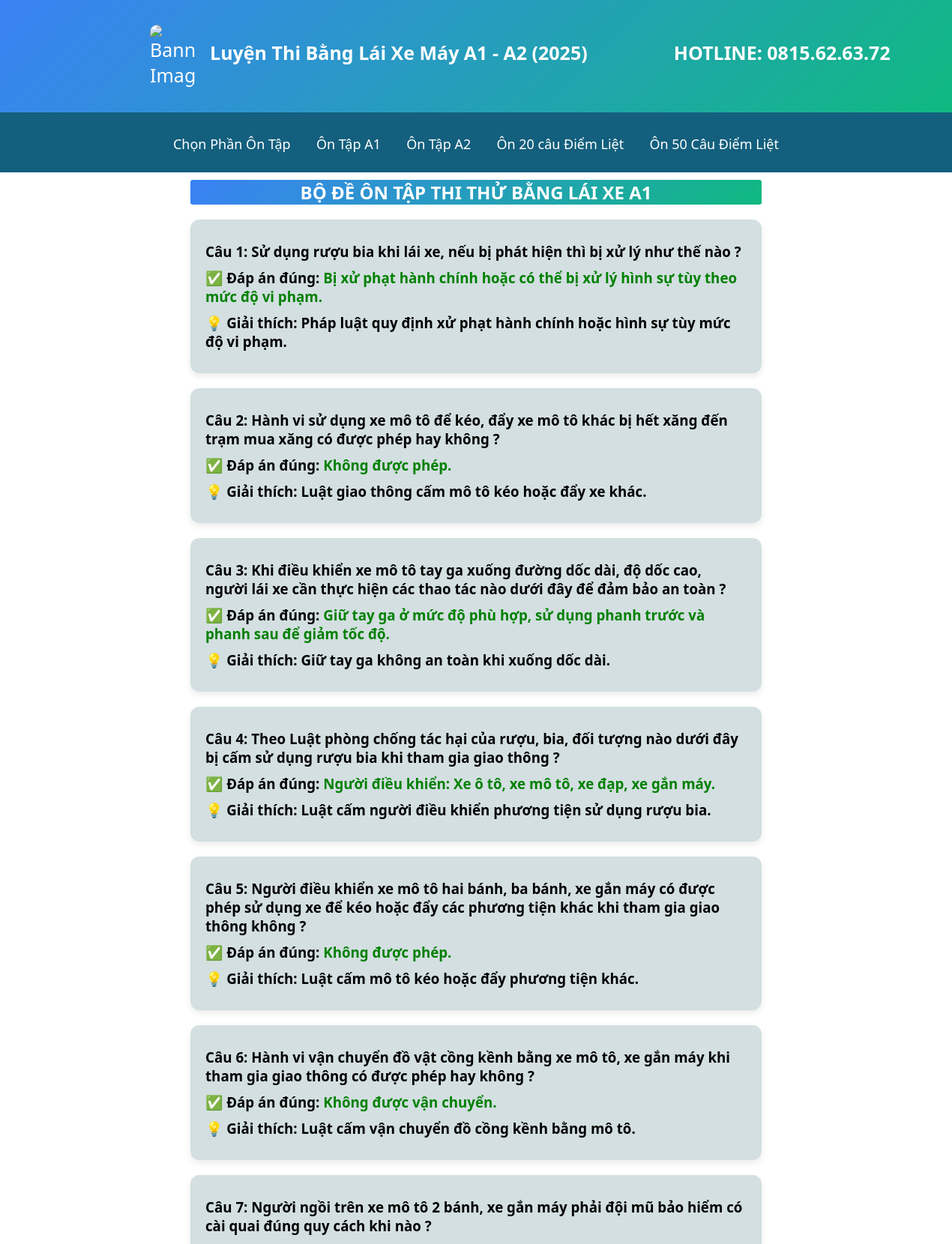
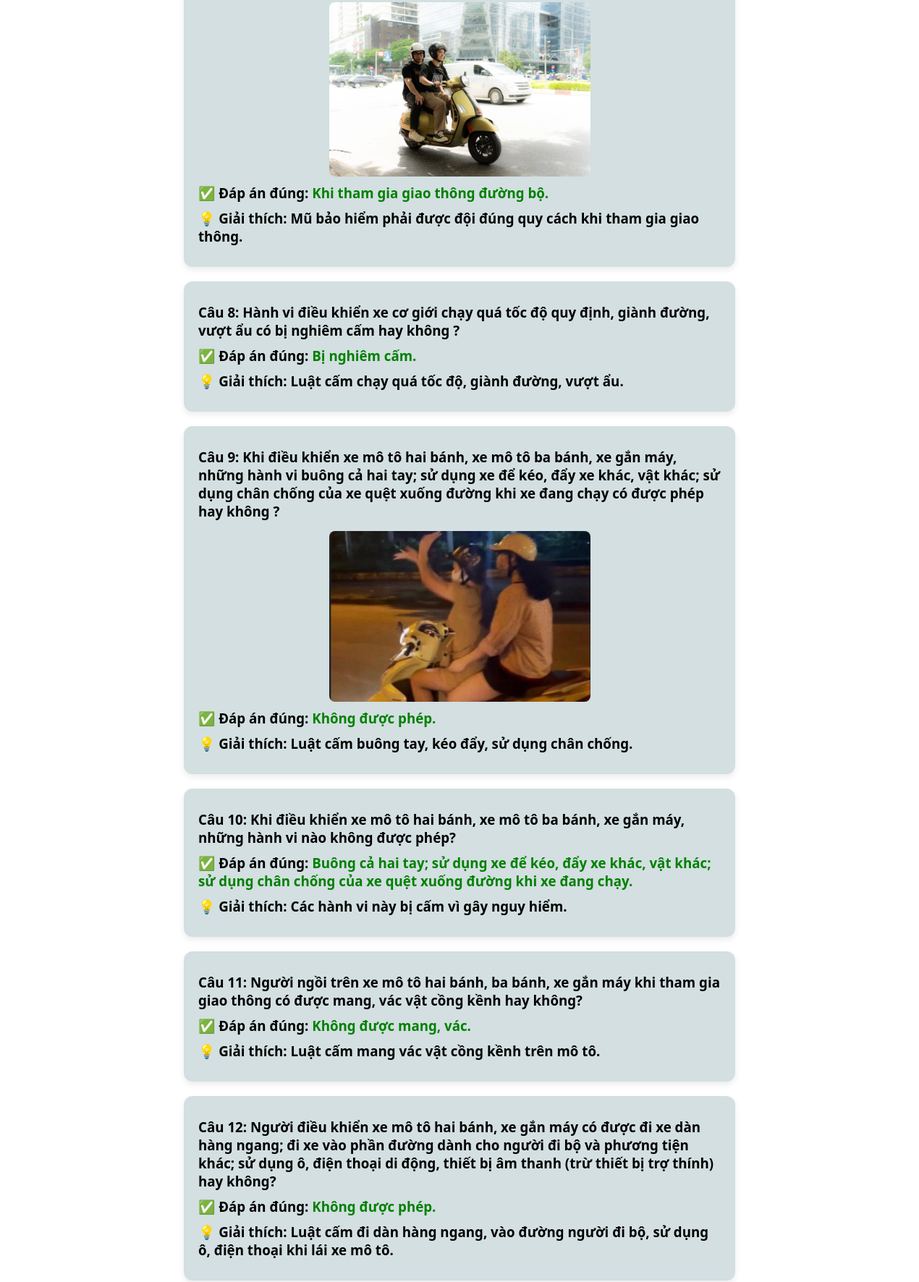
/pages/ontapcaulietA1.php (upper part), run on the app's committed database (2 pictures, top to bottom).
### tables this page shows
CREATE TABLE `answers` (
  `answer_id` int NOT NULL,
  `question_id` int NOT NULL,
  `answer_text` text NOT NULL,
  `explanation` text,
  `is_correct` tinyint(1) DEFAULT '0'
);

CREATE TABLE `questions` (
  `question_id` int NOT NULL,
  `set_id` int DEFAULT NULL,
  `question_text` text,
  `question_image` varchar(255) DEFAULT NULL,
  `is_critical` tinyint DEFAULT NULL
);

### pages/ontapcaulietA1.php (the view, shortened to what this page needs)
<!DOCTYPE html>
<html lang="en">
<head>
    <link rel="stylesheet" href="../assets/css/middle.css" />
</head>
<body>
    <div class="main-content">
        <?php include './widget/header.php'; ?>
        <h2>BỘ ĐỀ ÔN TẬP THI THỬ BẰNG LÁI XE A1 </h2>
        <div class="exam-container">
            <?php
            include "../includes/config.php";
            $critical_questions = [
                21 => [3, 5, 12, 28, 29, 30, 33, 53, 54, 79, 104, 108, 129, 135, 152, 153, 154, 177, 179, 701]
            ];
            $set_id = 21;
            $limit = 20;
            $ids = implode(',', $critical_questions[$set_id]);
            $sql = "SELECT *
        FROM questions q
        JOIN answers a ON q.question_id = a.question_id
        WHERE q.question_id IN ($ids)
        AND a.is_correct = 1
        LIMIT $limit";
            $result = mysqli_query($conn, $sql);
            $questions = [];
            while ($row = mysqli_fetch_assoc($result)) {
                $row['is_critical'] = 1;
                $questions[] = $row;
            }
            $count = 1;
            foreach ($questions as $q) {
                echo '<div class="question-box">';
                echo "<h3>Câu $count: {$q["question_text"]}</h3>";
                if (!empty($q['question_image'])) {
                    $filename = basename($q['question_image']);
                    $correctPath = "../assets/img/" . $filename;
                    if (file_exists($correctPath)) {
                        echo "<img src='$correctPath' alt='Hình minh họa'>";
                    }
                }
                echo "<h3>✅ Đáp án đúng: <span style='color: green'>{$q["answer_text"]}</span></h3>";
                echo "<h3>💡 Giải thích: {$q['explanation']}</h3>";
                echo '</div>';
                $count++;
            }
            ?>
        </div>
    </div>
</body>
</html>

### assets/css/middle.css (style rules this page uses)
html, body { height: 100%; margin: 0; padding: 0; flex-direction: column; font-family: 'Segoe UI', Tahoma, Geneva, Verdana, sans-serif; }
.main-content { display: flex; flex-direction: column; min-height: 100vh; }
h2 { width: 60%; color: white; background: linear-gradient(135deg, #3b82f6, #10b981); border-radius: 3px; margin-top: 10px; text-align: center; margin-left: auto; margin-right: auto; }
.exam-container { display: flex; flex-direction: column; gap: 20px; width: 60%; margin: 0 auto; padding: 0 20px; }
.question-box { background-color: rgba(201, 216, 218, 0.805); padding: 20px; border-radius: 12px; box-shadow: 0 4px 8px rgba(0, 0, 0, 0.08); }
.question-box img { max-width: 50%; margin-top: 15px; border-radius: 8px; }
img { max-width: 500px; display: block; margin-top: 10px; margin: 0 auto; }
.question-box h3 { margin: 10px 0; }

### data on the page
answers: question.question_text "Sử dụng rượu bia khi lái xe, nếu bị phát hiện thì bị xử lý như thế nào ?", answer_text "Bị xử phạt hành chính hoặc có thể bị xử lý hình sự tùy theo mức độ vi phạm.", explanation "Pháp luật quy định xử phạt hành chính hoặc hình sự tùy mức độ vi phạm."
answers: question.question_text "Hành vi sử dụng xe mô tô để kéo, đẩy xe mô tô khác bị hết xăng đến trạm mua xăng có được phép hay không ?", answer_text "Không được phép.", explanation "Luật giao thông cấm mô tô kéo hoặc đẩy xe khác."
answers: question.question_text "Khi điều khiển xe mô tô tay ga xuống đường dốc dài, độ dốc cao, người lái xe cần thực hiện các thao tác nào dưới đây để đảm bảo an toàn ?", answer_text "Giữ tay ga ở mức độ phù hợp, sử dụng phanh trước và phanh sau để giảm tốc độ.", explanation "Giữ tay ga không an toàn khi xuống dốc dài."
answers: question.question_text "Theo Luật phòng chống tác hại của rượu, bia, đối tượng nào dưới đây bị cấm sử dụng rượu bia khi tham gia giao thông ?", answer_text "Người điều khiển: Xe ô tô, xe mô tô, xe đạp, xe gắn máy.", explanation "Luật cấm người điều khiển phương tiện sử dụng rượu bia."
answers: question.question_text "Người điều khiển xe mô tô hai bánh, ba bánh, xe gắn máy có được phép sử dụng xe để kéo hoặc đẩy các phương tiện khác khi tham gia giao thông không ?", answer_text "Không được phép.", explanation "Luật cấm mô tô kéo hoặc đẩy phương tiện khác."
answers: question.question_text "Hành vi vận chuyển đồ vật cồng kềnh bằng xe mô tô, xe gắn máy khi tham gia giao thông có được phép hay không ?", answer_text "Không được vận chuyển.", explanation "Luật cấm vận chuyển đồ cồng kềnh bằng mô tô."
answers: question.question_text "Người ngồi trên xe mô tô 2 bánh, xe gắn máy phải đội mũ bảo hiểm có cài quai đúng quy cách khi nào ?", question.question_image (picture), answer_text "Khi tham gia giao thông đường bộ.", explanation "Mũ bảo hiểm phải được đội đúng quy cách khi tham gia giao thông."
answers: question.question_text "Hành vi điều khiển xe cơ giới chạy quá tốc độ quy định, giành đường, vượt ẩu có bị nghiêm cấm hay không ?", answer_text "Bị nghiêm cấm.", explanation "Luật cấm chạy quá tốc độ, giành đường, vượt ẩu."
answers: question.question_text "Khi điều khiển xe mô tô hai bánh, xe mô tô ba bánh, xe gắn máy, những hành vi buông cả hai tay; sử dụng xe để kéo, đẩy xe khác, vật khác; sử dụng chân chống của xe quệt xuống đường khi xe đang chạy có được phép hay không ?", question.question_image (picture), answer_text "Không được phép.", explanation "Luật cấm buông tay, kéo đẩy, sử dụng chân chống."
answers: question.question_text "Khi điều khiển xe mô tô hai bánh, xe mô tô ba bánh, xe gắn máy, những hành vi nào không được phép?", answer_text "Buông cả hai tay; sử dụng xe để kéo, đẩy xe khác, vật khác; sử dụng chân chống của xe quệt xuống đường khi xe đang chạy.", explanation "Các hành vi này bị cấm vì gây nguy hiểm."
answers: question.question_text "Người ngồi trên xe mô tô hai bánh, ba bánh, xe gắn máy khi tham gia giao thông có được mang, vác vật cồng kềnh hay không?", answer_text "Không được mang, vác.", explanation "Luật cấm mang vác vật cồng kềnh trên mô tô."
answers: question.question_text "Người điều khiển xe mô tô hai bánh, xe gắn máy có được đi xe dàn hàng ngang; đi xe vào phần đường dành cho người đi bộ và phương tiện khác; sử dụng ô, điện thoại di động, thiết bị âm thanh (trừ thiết bị trợ thính) hay không?", answer_text "Không được phép.", explanation "Luật cấm đi dàn hàng ngang, vào đường người đi bộ, sử dụng ô, điện thoại khi lái xe mô tô."
